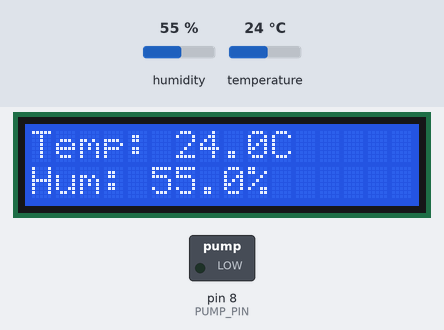
A sketch run on a simulated Arduino Uno, built with avr-gcc and run on an emulated ATmega328P. On the bench: 16×2 character LCD, switched loads named in the sketch (green lamp = pin HIGH). The inputs (shaded band) are chosen by the test bench; at power-on: temperature 24 °C, humidity 55 %. What the sketch prints to the serial monitor is not drawn.

Above: at 5.2 s.
5.3 s: temperature set to 35 °C
At 7.6 s:
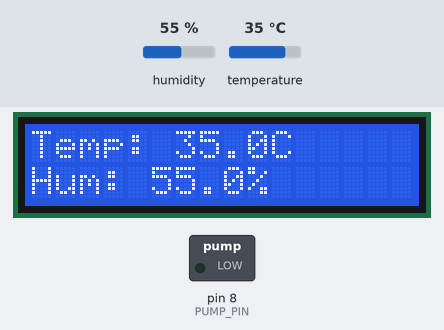
8.1 s: temperature set to 38 °C
At 9.3 s:
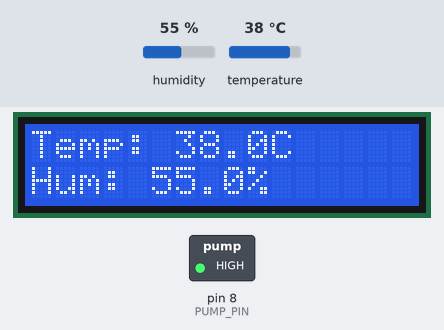
10.9 s: humidity set to 22 %
At 13.8 s:
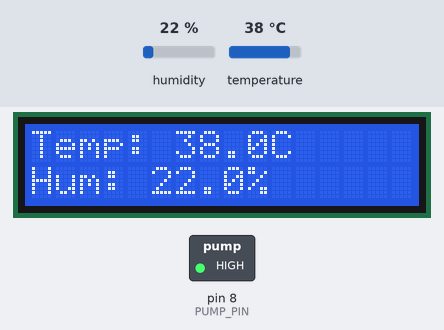
14.1 s: humidity set to 40 %
At 15.6 s:
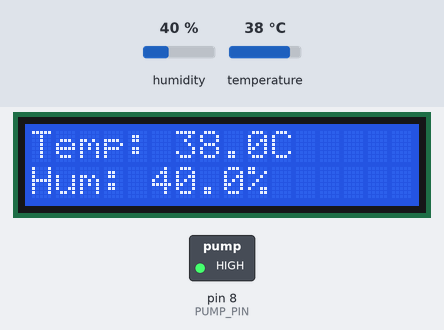
Timing chart, 0 to 17.1 s (numbered marks = the images above; inputs shaded):
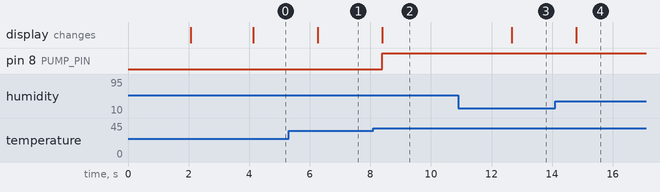

The sketch:

roofsprinker.ino
```cpp
#include <DHT.h>
#include <Wire.h>
#include <LiquidCrystal_I2C.h>

#define DHTPIN 2
#define DHTTYPE DHT11
#define PUMP_PIN 8

#define HUMIDITY_THRESHOLD 60.0  // for testing only
#define TEMP_THRESHOLD 36.0      // for testing only
float lastValidHumidity = 0.0;
float lastValidTemperature = 0.0;

DHT dht(DHTPIN, DHTTYPE);
LiquidCrystal_I2C lcd(0x27, 16, 2);

void setup() {
  pinMode(PUMP_PIN, OUTPUT);
  digitalWrite(PUMP_PIN, LOW);

  Serial.begin(9600);
  Wire.begin();
  dht.begin();
  delay(2000);

  lcd.init();
  lcd.backlight();
  lcd.setCursor(0, 0);
  lcd.print("Roof Sprinkler");
  delay(2000);
}

void loop() {
  float humidity = dht.readHumidity();
  float temperature = dht.readTemperature();

  if (isnan(humidity) || isnan(temperature)) {
    Serial.println("Sensor error");
    humidity = lastValidHumidity;
    temperature = lastValidTemperature;
  } else {
    lastValidHumidity = humidity;
    lastValidTemperature = temperature;
  }
  //displays the temperature and humidity on the LCD screen
  lcd.setCursor(0, 0);
  lcd.print("Temp: ");
  lcd.print(temperature, 1);
  lcd.print("C   ");

  lcd.setCursor(0, 1);
  lcd.print("Hum: ");
  lcd.print(humidity, 1);
  lcd.print("%    ");

  if (temperature > TEMP_THRESHOLD && humidity <= HUMIDITY_THRESHOLD) {
    digitalWrite(PUMP_PIN, HIGH);
    Serial.println("Pump ON");
  } else {
    digitalWrite(PUMP_PIN, LOW);
    Serial.println("Pump OFF");
  }
  delay(500);
}
```

Measured:
- the behaviour switches between 36 and 37 °C on temperature (found by bisection; images 1 and 2)
- after the input at 5.3 s, the display: changes after 0.96 s (image 1)
- after the input at 8.1 s, pin 8 (PUMP_PIN): LOW → HIGH after 0.30 s; the display: changes after 0.30 s (image 2)
- after the input at 10.9 s, the display: changes after 1.8 s (image 3)
- after the input at 14.1 s, the display: changes after 0.70 s (image 4)
